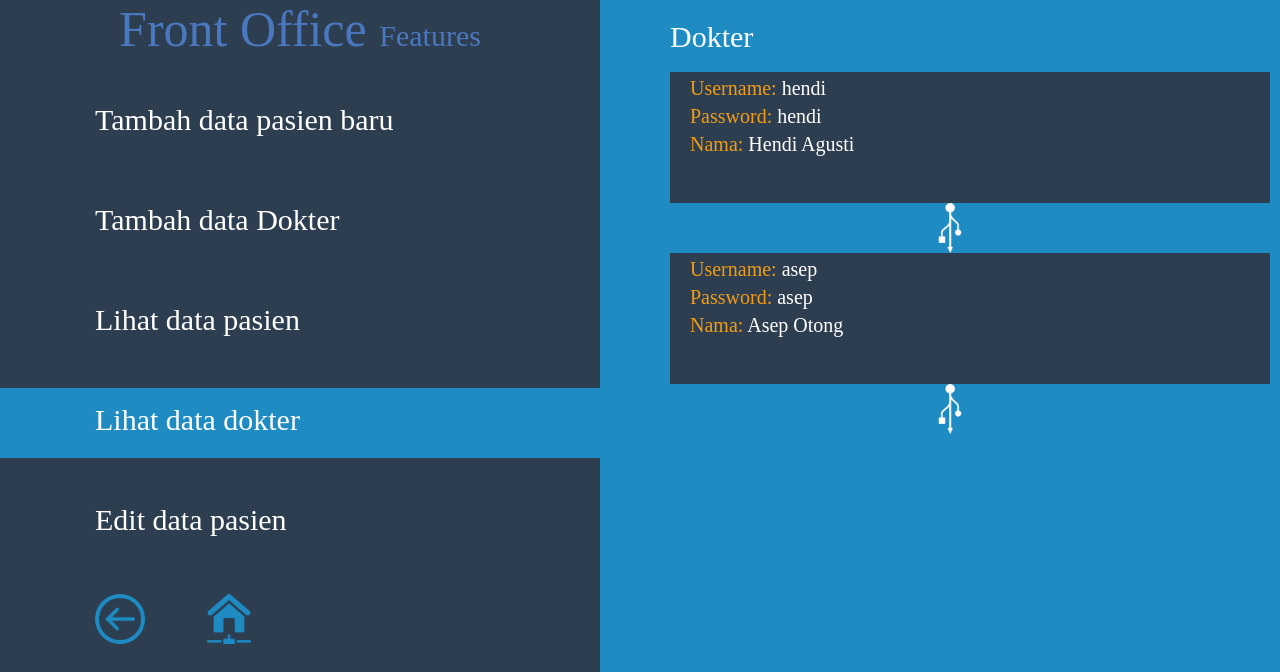
The page /p/lihatdokter.php (signed in) on the database its author committed.
### tables this page shows
CREATE TABLE IF NOT EXISTS `datadokter` (
  `id` int(11) NOT NULL AUTO_INCREMENT,
  `username` varchar(50) NOT NULL,
  `password` varchar(50) NOT NULL,
  `nama` varchar(50) NOT NULL,
  `level` varchar(50) NOT NULL,
  PRIMARY KEY (`id`)
);

### p/lihatdokter.php (the view, shortened to what this page needs)
<html>
<head>
	<link rel="stylesheet" type="text/css" href="../style.css">
</head>
<body id='fitur'>
	<div id='menukiri'>
		<center><font class='b' style='color:#4B77BE;'> Front Office <font class='k' style='color:#4B77BE;'>Features</font> </font></center>
		<a href='pasienbaru.php'>
		<div class='menukiri1'>
			<font class='k' style='margin-left:95px;margin-top:15px;display:inline-block;'>Tambah data pasien baru</font>
		</div>
		</a>
		<a href='dokter.php'><div class='menukiri1'>
			<font class='k' style='margin-left:95px;margin-top:15px;display:inline-block;'>Tambah data Dokter</font>
		</div>
		</a>
		<a href='lihatdata.php'>
		<div class='menukiri1'>
			<font class='k' style='margin-left:95px;margin-top:15px;display:inline-block;'>Lihat data pasien</font>
		</div>
		</a>
		<a href='lihatdokter.php'>
		<div class='menukiri1-active'>
			<font class='k' style='margin-left:95px;margin-top:15px;display:inline-block;'>Lihat data dokter</font>
		</div>
		</a>
		<a href='editdata.php'>
		<div class='menukiri1'>
			<font class='k' style='margin-left:95px;margin-top:15px;display:inline-block;'>Edit data pasien</font>
		</div>
		</a>
		<br><br>
		<a href="javascript:history.back()"><img src='../img/back.png' height='50' style='margin-left:95px;'></a>
		<a href="frontoffice.php"><img src='../img/home.png' height='50' style='margin-left:55px;'></a>
	</div>
	<div id='kanan'>
		<a href='lihatbaru.php'><font class='k' style='color:white;margin-top:20px;margin-left:20px;display:inline-block;'>Dokter</font></a><br>
		<br>
<?php
$query1="select * from datadokter ";
$result=mysql_query($query1) or die(mysql_error());
while($rows=mysql_fetch_object($result)){
      ?>
		<div class='lihat'>
			<font class='sk' style='margin-left:20px;margin-top:5px;display:inline-block;color:#f39c12;'>Username: <font class='sk'><?php echo $rows -> username; ?></font></font><br>
			<font class='sk' style='margin-left:20px;margin-top:5px;display:inline-block;color:#f39c12;'>Password: <font class='sk'><?php echo $rows -> password; ?></font></font><br>
			<font class='sk' style='margin-left:20px;margin-top:5px;display:inline-block;color:#f39c12;'>Nama: <font class='sk'><?php echo $rows -> nama; ?></font></font><br>
		</div>
		<center><img src='../img/plug.png' height='50' style='margin:0;'></center>
		<?php
	}
	?>
	</div>
</body>
</html>

### style.css (style rules this page uses)
body { margin: 0; background: #0A5BC4; font-family: 'Century Gothic'; }
#fitur { background:#1E8BC3; }
a { color:white; text-decoration: none; }
font { color:white; font-family: 'Century Gothic'; }
font.sk { font-size: 20px; }
font.k { font-size: 30px; }
font.b { font-size: 50px; }
#menukiri { width: 600px; height: 100%; background:#2C3E50; float: left; position: fixed; }
.menukiri1 { width:100%; height: 70px; margin-top: 30px; }
.menukiri1-active { width:100%; height: 70px; background-color:#1E8BC3; margin-top: 30px; }
#kanan { width:600px; height:100%; background:#1E8BC3; margin-left:650px; }
.lihat { width:600px; height: auto; margin-left:20px; background:#2C3E50; }

### rows shown on the page
datadokter: username "hendi", password "hendi", nama "Hendi Agusti"
datadokter: username "asep", password "asep", nama "Asep Otong"
